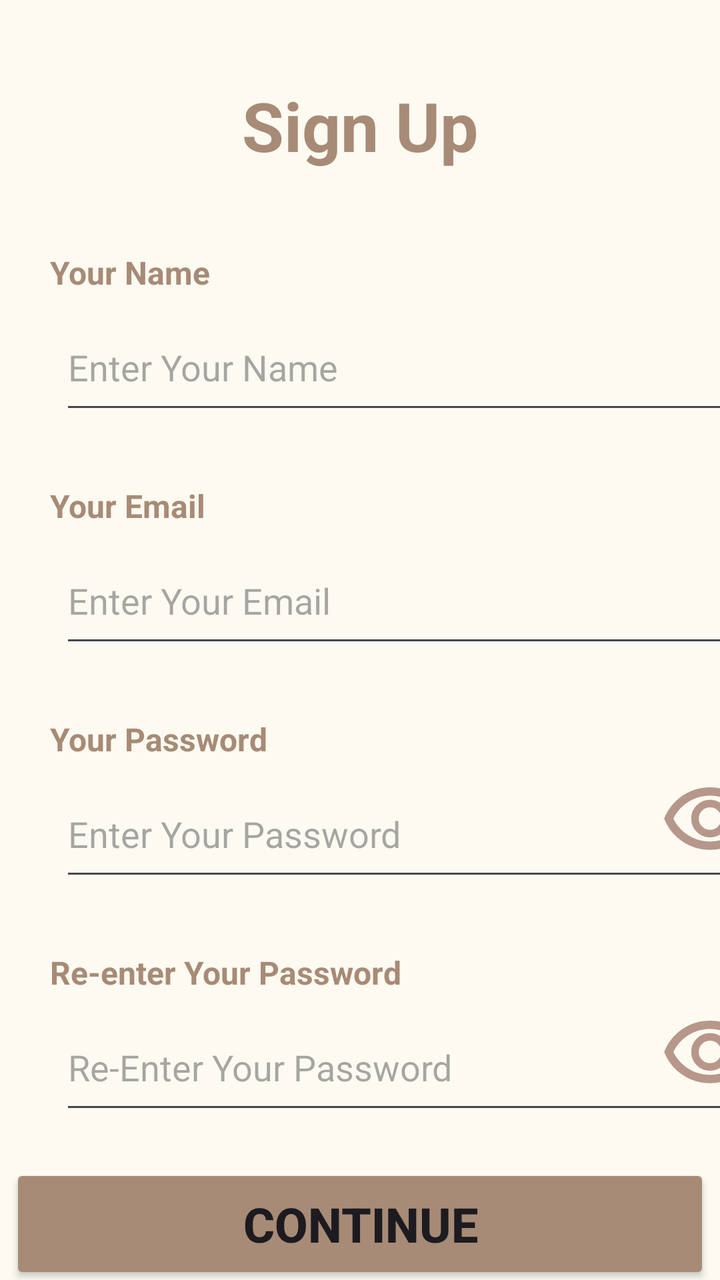
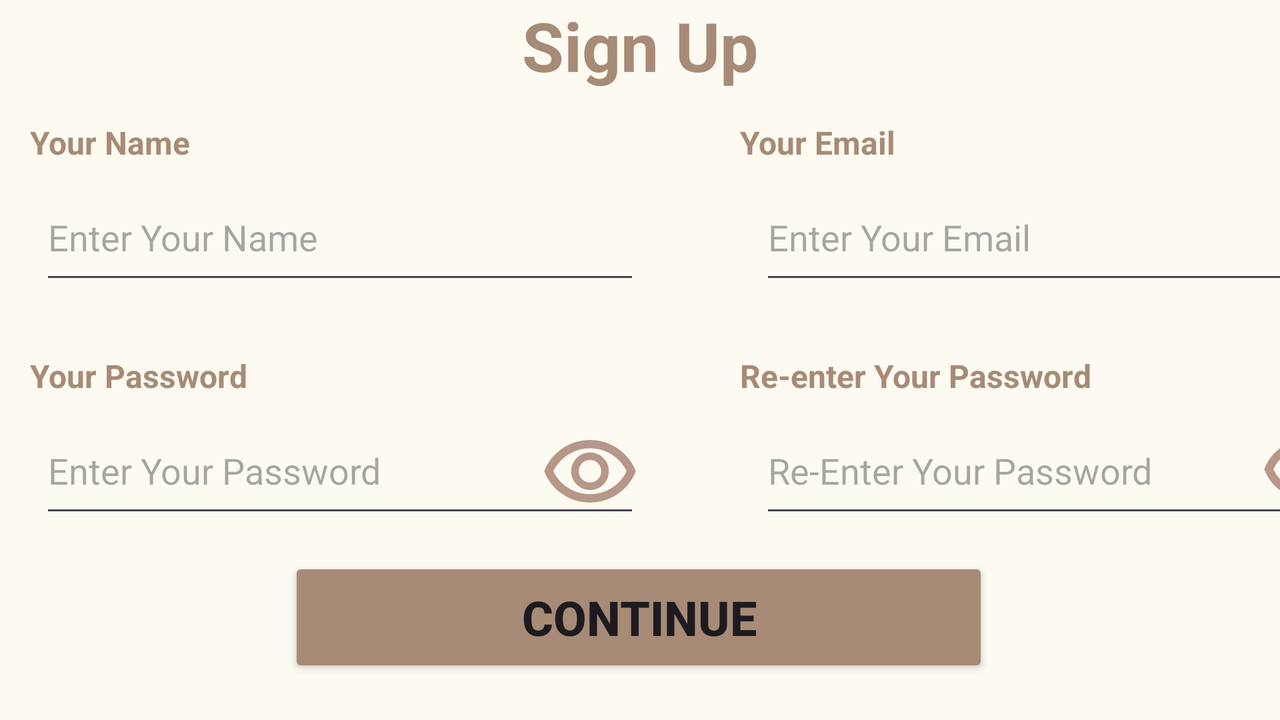

The same Android screen from two of the app's own layout files: first res/layout/ as a phone draws it, then the author's variant for another configuration, drawn on a device whose configuration selects that folder. Both files follow.
<!-- AndroidManifest.xml: application theme Theme.Linguini -->
<!-- res/layout/fragment_sign_up.xml -->
<?xml version="1.0" encoding="utf-8"?>
<androidx.constraintlayout.widget.ConstraintLayout xmlns:android="http://schemas.android.com/apk/res/android"
    xmlns:app="http://schemas.android.com/apk/res-auto"
    xmlns:tools="http://schemas.android.com/tools"
    android:id="@+id/frameLayout3"
    android:layout_width="match_parent"
    android:layout_height="match_parent"
    android:background="@color/backGround"
    tools:context=".Registration.SignUpFragment">

    <TextView
        android:id="@+id/textView3"
        android:layout_width="wrap_content"
        android:layout_height="wrap_content"
        android:layout_marginTop="40dp"
        android:text="@string/sginUp"
        android:textColor="@color/primaryColor"
        android:textSize="34sp"
        android:textStyle="bold"
        app:layout_constraintEnd_toEndOf="parent"
        app:layout_constraintHorizontal_bias="0.5"
        app:layout_constraintStart_toStartOf="parent"
        app:layout_constraintTop_toTopOf="parent" />

    <TextView
        android:id="@+id/textView8"
        android:layout_width="wrap_content"
        android:layout_height="wrap_content"
        android:layout_marginStart="25dp"
        android:layout_marginTop="40dp"
        android:text="@string/yourName"
        android:textColor="@color/primaryColor"
        android:textSize="16sp"
        android:textStyle="bold"
        app:layout_constraintStart_toStartOf="parent"
        app:layout_constraintTop_toBottomOf="@+id/textView3" />

    <EditText
        android:id="@+id/edittxtEmail"
        android:layout_width="350dp"
        android:layout_height="60dp"
        android:layout_marginStart="30dp"
        android:layout_marginTop="5dp"
        android:ems="10"
        android:hint="Enter Your Email"
        android:inputType="textEmailAddress"
        app:layout_constraintStart_toStartOf="parent"
        app:layout_constraintTop_toBottomOf="@+id/textView9" />

    <TextView
        android:id="@+id/textView9"
        android:layout_width="wrap_content"
        android:layout_height="wrap_content"
        android:layout_marginTop="30dp"
        android:text="@string/yourEmail"
        android:textColor="@color/primaryColor"
        android:textSize="16sp"
        android:textStyle="bold"
        app:layout_constraintStart_toStartOf="@+id/textView8"
        app:layout_constraintTop_toBottomOf="@+id/edittxtName" />

    <TextView
        android:id="@+id/textView10"
        android:layout_width="wrap_content"
        android:layout_height="wrap_content"
        android:layout_marginStart="25dp"
        android:layout_marginTop="30dp"
        android:text="@string/yourPassword"
        android:textColor="@color/primaryColor"
        android:textSize="16sp"
        android:textStyle="bold"
        app:layout_constraintStart_toStartOf="parent"
        app:layout_constraintTop_toBottomOf="@+id/edittxtEmail" />

    <EditText
        android:id="@+id/edittxtPassword"
        android:layout_width="350dp"
        android:layout_height="60dp"
        android:layout_marginStart="30dp"
        android:layout_marginTop="5dp"
        android:ems="10"
        android:hint="Enter Your Password"
        android:inputType="textPassword"
        app:layout_constraintStart_toStartOf="parent"
        app:layout_constraintTop_toBottomOf="@+id/textView10" />

    <EditText
        android:id="@+id/edittxtName"
        android:layout_width="350dp"
        android:layout_height="60dp"
        android:layout_marginStart="30dp"
        android:layout_marginTop="5dp"
        android:ems="10"
        android:hint="Enter Your Name"
        android:inputType="text"
        app:layout_constraintStart_toStartOf="parent"
        app:layout_constraintTop_toBottomOf="@+id/textView8" />

    <TextView
        android:id="@+id/textView11"
        android:layout_width="wrap_content"
        android:layout_height="wrap_content"
        android:layout_marginStart="25dp"
        android:layout_marginTop="30dp"
        android:text="@string/reEnterYourPassword"
        android:textColor="@color/primaryColor"
        android:textSize="16sp"
        android:textStyle="bold"
        app:layout_constraintStart_toStartOf="parent"
        app:layout_constraintTop_toBottomOf="@+id/edittxtPassword" />

    <EditText
        android:id="@+id/edittxtRePassword"
        android:layout_width="350dp"
        android:layout_height="60dp"
        android:layout_marginStart="30dp"
        android:layout_marginTop="5dp"
        android:ems="10"
        android:hint="Re-Enter Your Password"
        android:inputType="textPassword"
        app:layout_constraintStart_toStartOf="parent"
        app:layout_constraintTop_toBottomOf="@+id/textView11" />

    <ImageView
        android:id="@+id/imagePassOn"
        android:layout_width="50dp"
        android:layout_height="50dp"
        android:src="@drawable/visibility"
        app:layout_constraintEnd_toEndOf="@+id/edittxtPassword"
        app:layout_constraintTop_toTopOf="@+id/edittxtPassword" />

    <ImageView
        android:id="@+id/imageRePassOn"
        android:layout_width="50dp"
        android:layout_height="50dp"
        android:src="@drawable/visibility"
        app:layout_constraintEnd_toEndOf="@+id/edittxtRePassword"
        app:layout_constraintTop_toTopOf="@+id/edittxtRePassword" />

    <TextView
        android:id="@+id/txtLoginScreen"
        android:layout_width="wrap_content"
        android:layout_height="wrap_content"
        android:layout_marginTop="30dp"
        android:text="@string/Alreadyhaveanacc"
        android:textColor="@color/primaryColor"
        android:textSize="24sp"
        android:textStyle="bold"
        app:layout_constraintEnd_toEndOf="parent"
        app:layout_constraintHorizontal_bias="0.5"
        app:layout_constraintStart_toStartOf="parent"
        app:layout_constraintTop_toBottomOf="@+id/btnSignUp" />

    <Button
        android:id="@+id/btnSignUp"
        android:layout_width="350dp"
        android:layout_height="60dp"
        android:layout_marginTop="20dp"
        android:backgroundTint="@color/primaryColor"
        android:text="@string/btncontinue"
        android:textSize="24sp"
        android:textStyle="bold"
        app:layout_constraintEnd_toEndOf="parent"
        app:layout_constraintHorizontal_bias="0.5"
        app:layout_constraintStart_toStartOf="parent"
        app:layout_constraintTop_toBottomOf="@+id/edittxtRePassword" />

    <ProgressBar
        android:id="@+id/progressBar"
        style="?android:attr/progressBarStyle"
        android:layout_width="wrap_content"
        android:layout_height="wrap_content"
        android:visibility="gone"
        app:layout_constraintBottom_toBottomOf="parent"
        app:layout_constraintEnd_toEndOf="parent"
        app:layout_constraintHorizontal_bias="0.5"
        app:layout_constraintStart_toStartOf="parent"
        app:layout_constraintTop_toTopOf="parent"
        app:layout_constraintVertical_bias="0.5" />

</androidx.constraintlayout.widget.ConstraintLayout>
<!-- resources referenced by this layout -->
<resources>
  <color name="backGround">#FCFAF1</color>
  <color name="primaryColor">#A78B76</color>
  <!-- drawable visibility (drawable) -->
  <vector xmlns:android="http://schemas.android.com/apk/res/android"
      android:width="19dp"
      android:height="19dp"
      android:viewportWidth="19"
      android:viewportHeight="19">
    <group>
      <clip-path
          android:pathData="M0,0h19v19h-19z"/>
      <path
          android:pathData="M9.5,12.667C10.49,12.667 11.331,12.32 12.023,11.628C12.716,10.935 13.063,10.094 13.063,9.104C13.063,8.115 12.716,7.273 12.023,6.581C11.331,5.888 10.49,5.542 9.5,5.542C8.51,5.542 7.669,5.888 6.977,6.581C6.284,7.273 5.937,8.115 5.937,9.104C5.937,10.094 6.284,10.935 6.977,11.628C7.669,12.32 8.51,12.667 9.5,12.667ZM9.5,11.242C8.906,11.242 8.402,11.034 7.986,10.618C7.57,10.203 7.362,9.698 7.362,9.104C7.362,8.51 7.57,8.006 7.986,7.59C8.402,7.174 8.906,6.967 9.5,6.967C10.094,6.967 10.598,7.174 11.014,7.59C11.43,8.006 11.637,8.51 11.637,9.104C11.637,9.698 11.43,10.203 11.014,10.618C10.598,11.034 10.094,11.242 9.5,11.242ZM9.5,15.042C7.574,15.042 5.819,14.504 4.235,13.429C2.652,12.353 1.504,10.912 0.792,9.104C1.504,7.297 2.652,5.855 4.235,4.78C5.819,3.704 7.574,3.167 9.5,3.167C11.426,3.167 13.181,3.704 14.765,4.78C16.348,5.855 17.496,7.297 18.208,9.104C17.496,10.912 16.348,12.353 14.765,13.429C13.181,14.504 11.426,15.042 9.5,15.042ZM9.5,13.458C10.991,13.458 12.36,13.066 13.607,12.281C14.854,11.496 15.807,10.437 16.467,9.104C15.807,7.772 14.854,6.713 13.607,5.928C12.36,5.143 10.991,4.75 9.5,4.75C8.009,4.75 6.64,5.143 5.393,5.928C4.146,6.713 3.193,7.772 2.533,9.104C3.193,10.437 4.146,11.496 5.393,12.281C6.64,13.066 8.009,13.458 9.5,13.458Z"
          android:fillColor="#B7978A"/>
    </group>
  </vector>
  <string name="Alreadyhaveanacc">Already have an account? Log In</string>
  <string name="btncontinue">Continue</string>
  <string name="reEnterYourPassword">Re-enter Your Password</string>
  <string name="sginUp">Sign Up</string>
  <string name="yourEmail">Your Email</string>
  <string name="yourName">Your Name</string>
  <string name="yourPassword">Your Password</string>
  <style name="Theme.Linguini" parent="Base.Theme.Linguini" />
  <style name="Base.Theme.Linguini" parent="Theme.Material3.DayNight.NoActionBar">
          
          
      </style>
</resources>
<!-- res/layout-land/fragment_sign_up.xml (the author's variant of the layout above) -->
<!-- drawn on the phone turned sideways -->
<?xml version="1.0" encoding="utf-8"?>
<androidx.constraintlayout.widget.ConstraintLayout xmlns:android="http://schemas.android.com/apk/res/android"
    xmlns:app="http://schemas.android.com/apk/res-auto"
    xmlns:tools="http://schemas.android.com/tools"
    android:layout_width="match_parent"
    android:layout_height="match_parent"
    android:background="@color/backGround">


    <TextView
        android:id="@+id/textView3"
        android:layout_width="wrap_content"
        android:layout_height="wrap_content"
        android:text="@string/sginUp"
        android:textColor="@color/primaryColor"
        android:textSize="34sp"
        android:textStyle="bold"
        app:layout_constraintEnd_toEndOf="parent"
        app:layout_constraintHorizontal_bias="0.5"
        app:layout_constraintStart_toStartOf="parent"
        tools:layout_editor_absoluteY="16dp" />

    <EditText
        android:id="@+id/edittxtEmail"
        android:layout_width="300dp"
        android:layout_height="60dp"
        android:layout_marginStart="60dp"
        android:layout_marginTop="5dp"
        android:ems="10"
        android:hint="Enter Your Email"
        android:inputType="textEmailAddress"
        app:layout_constraintStart_toEndOf="@+id/edittxtName"
        app:layout_constraintTop_toBottomOf="@+id/textView9" />

    <TextView
        android:id="@+id/textView9"
        android:layout_width="wrap_content"
        android:layout_height="wrap_content"
        android:layout_marginStart="50dp"
        android:layout_marginTop="15dp"
        android:text="@string/yourEmail"
        android:textColor="@color/primaryColor"
        android:textSize="16sp"
        android:textStyle="bold"
        app:layout_constraintStart_toEndOf="@+id/edittxtName"
        app:layout_constraintTop_toBottomOf="@+id/textView3" />

    <EditText
        android:id="@+id/edittxtPassword"
        android:layout_width="300dp"
        android:layout_height="60dp"
        android:layout_marginStart="20dp"
        android:layout_marginTop="5dp"
        android:ems="10"
        android:hint="Enter Your Password"
        android:inputType="textPassword"
        app:layout_constraintStart_toStartOf="parent"
        app:layout_constraintTop_toBottomOf="@+id/textView10" />

    <ImageView
        android:id="@+id/imagePassOn"
        android:layout_width="50dp"
        android:layout_height="50dp"
        android:layout_marginTop="8dp"
        android:src="@drawable/visibility"
        app:layout_constraintEnd_toEndOf="@+id/edittxtPassword"
        app:layout_constraintTop_toTopOf="@+id/edittxtPassword" />

    <TextView
        android:id="@+id/textView10"
        android:layout_width="wrap_content"
        android:layout_height="wrap_content"
        android:layout_marginStart="15dp"
        android:layout_marginTop="30dp"
        android:text="@string/yourPassword"
        android:textColor="@color/primaryColor"
        android:textSize="16sp"
        android:textStyle="bold"
        app:layout_constraintStart_toStartOf="parent"
        app:layout_constraintTop_toBottomOf="@+id/edittxtName" />

    <EditText
        android:id="@+id/edittxtName"
        android:layout_width="300dp"
        android:layout_height="60dp"
        android:layout_marginStart="20dp"
        android:layout_marginTop="5dp"
        android:ems="10"
        android:hint="Enter Your Name"
        android:inputType="text"
        app:layout_constraintStart_toStartOf="parent"
        app:layout_constraintTop_toBottomOf="@+id/textView8" />

    <TextView
        android:id="@+id/textView8"
        android:layout_width="wrap_content"
        android:layout_height="wrap_content"
        android:layout_marginStart="15dp"
        android:layout_marginTop="15dp"
        android:text="@string/yourName"
        android:textColor="@color/primaryColor"
        android:textSize="16sp"
        android:textStyle="bold"
        app:layout_constraintStart_toStartOf="parent"
        app:layout_constraintTop_toBottomOf="@+id/textView3" />

    <EditText
        android:id="@+id/edittxtRePassword"
        android:layout_width="300dp"
        android:layout_height="60dp"
        android:layout_marginStart="60dp"
        android:layout_marginTop="5dp"
        android:ems="10"
        android:hint="Re-Enter Your Password"
        android:inputType="textPassword"
        app:layout_constraintStart_toEndOf="@+id/edittxtPassword"
        app:layout_constraintTop_toBottomOf="@+id/textView11" />

    <ImageView
        android:id="@+id/imageRePassOn"
        android:layout_width="50dp"
        android:layout_height="50dp"
        android:layout_marginTop="7dp"
        android:src="@drawable/visibility"
        app:layout_constraintEnd_toEndOf="@+id/edittxtRePassword"
        app:layout_constraintTop_toTopOf="@+id/edittxtRePassword" />

    <TextView
        android:id="@+id/textView11"
        android:layout_width="wrap_content"
        android:layout_height="wrap_content"
        android:layout_marginTop="30dp"
        android:text="@string/reEnterYourPassword"
        android:textColor="@color/primaryColor"
        android:textSize="16sp"
        android:textStyle="bold"
        app:layout_constraintStart_toStartOf="@+id/textView9"
        app:layout_constraintTop_toBottomOf="@+id/edittxtEmail" />

    <TextView
        android:id="@+id/txtLoginScreen"
        android:layout_width="wrap_content"
        android:layout_height="wrap_content"
        android:layout_marginTop="15dp"
        android:text="@string/Alreadyhaveanacc"
        android:textColor="@color/primaryColor"
        android:textSize="24sp"
        android:textStyle="bold"
        app:layout_constraintEnd_toEndOf="parent"
        app:layout_constraintHorizontal_bias="0.5"
        app:layout_constraintStart_toStartOf="parent"
        app:layout_constraintTop_toBottomOf="@+id/btnSignUp" />

    <Button
        android:id="@+id/btnSignUp"
        android:layout_width="350dp"
        android:layout_height="60dp"
        android:layout_marginTop="15dp"
        android:backgroundTint="@color/primaryColor"
        android:text="@string/btncontinue"
        android:textSize="24sp"
        android:textStyle="bold"
        app:layout_constraintEnd_toEndOf="parent"
        app:layout_constraintHorizontal_bias="0.498"
        app:layout_constraintStart_toStartOf="parent"
        app:layout_constraintTop_toBottomOf="@+id/edittxtPassword" />

    <ProgressBar
        android:id="@+id/progressBar"
        style="?android:attr/progressBarStyle"
        android:layout_width="wrap_content"
        android:layout_height="wrap_content"
        android:visibility="gone"
        app:layout_constraintBottom_toBottomOf="parent"
        app:layout_constraintEnd_toEndOf="parent"
        app:layout_constraintHorizontal_bias="0.5"
        app:layout_constraintStart_toStartOf="parent"
        app:layout_constraintTop_toTopOf="parent"
        app:layout_constraintVertical_bias="0.5" />

</androidx.constraintlayout.widget.ConstraintLayout>
